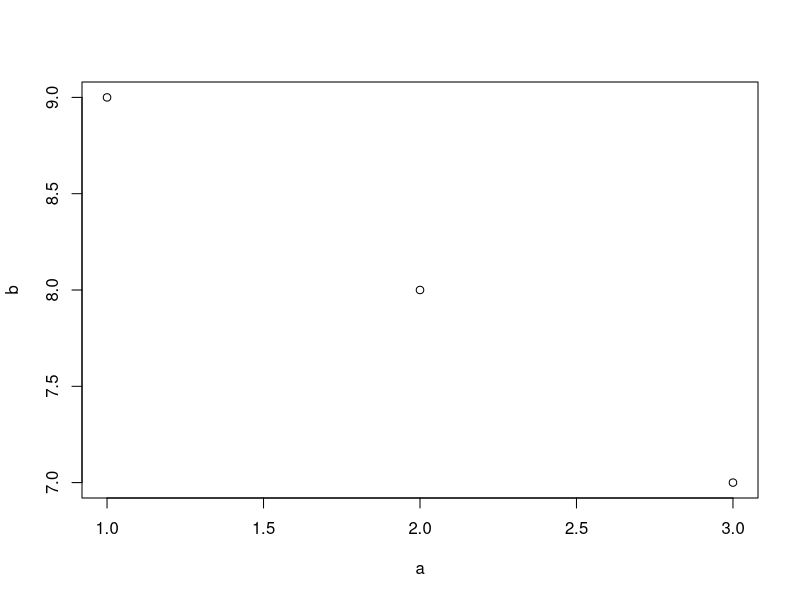
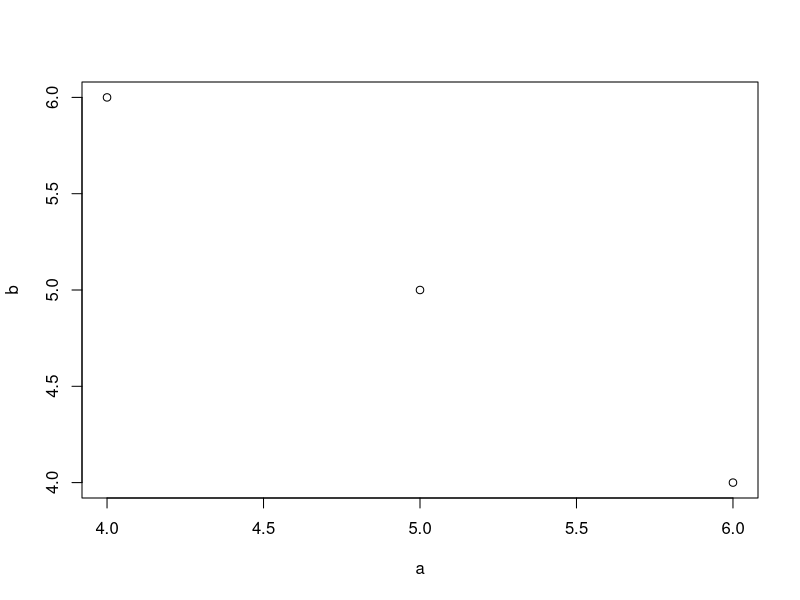
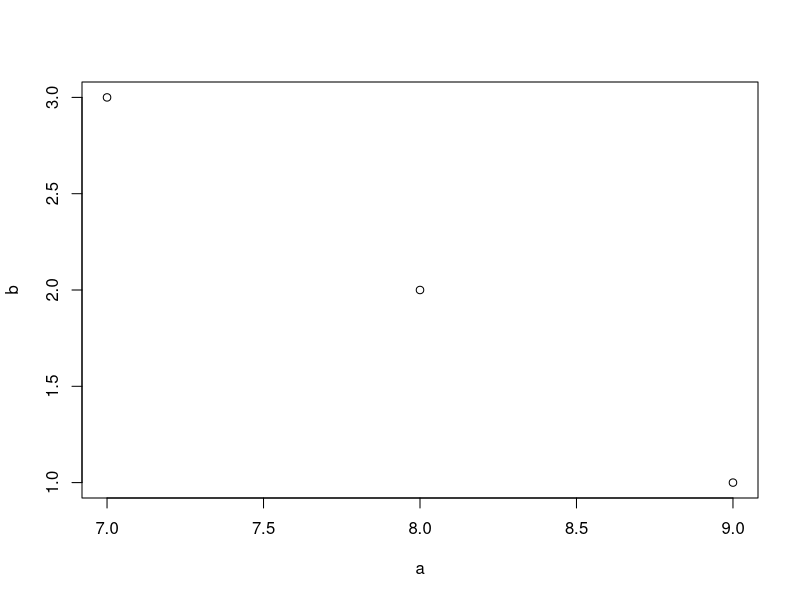

Reproduce these figures in R, in order.
## ---- chunk 1
library(data.table)
## ---- chunk 2
DF = data.frame(x=rep(c("b","a","c"),each=3), y=c(1,3,6), v=1:9)
DT = data.table(x=rep(c("b","a","c"),each=3), y=c(1,3,6), v=1:9)
DF
DT
identical(DF$a, DT$a) 
is.list(DF)
is.list(DT)
## ---- chunk 3
DT[2]                          # 提取第二行数据
DT[3:2]                        # 提取第三行和第二行数据
DT[order(x)]                   # 根据x升序对DT进行排序
DT[order(x), ]                 # 这样写也可以，不如上一行简洁
DT[y>2]                        # 提取所有y>2 的行
DT[y>2 & v>5]                 # 提取满足条件：y> 2 并且 v> 5的行
DT[!2:4]                      #提取除2, 3,4行外的其他行
DT[-(2:4)]                   #同上
## ---- chunk 4
DT[, v]                      #提取列名为v的该列所有值，返回一个向量
DT[, list(v)]                #提取列名为v的该列所有值，返回一个data.table
DT[, .(v)]                  #同上，.()是list()的缩写
DT[, sum(v)]                #列v所有值的和，返回一个向量
DT[, .(sum(v))]             #同上，返回一个data.table
DT[, .(sv=sum(v))]          #同上，但列被命名为sv
DT[, .(v, v*2)]             #返回一个data.table，包括两列：v和V2
## ---- chunk 5
DT[2:3, sum(v)]
DT[2:3, .(sum(v))]
DT[2:3, .(sv=sum(v))] 
DT[2:5, cat(v, "\n")]
## ---- chunk 6
DT[, 2]               #通过数字方式选择列，返回一个data.table
col_num = 2
DT[, ..col_num]       #..后跟随变量表示该变量名不是DT中的某一列，它存储的值为DT中的列名。
DT[["y"]]             #同DT[, y]，返回向量，但读取速度更快
## ---- chunk 7
DT[, sum(v), by=x]              #根据x进行分组，每组求v列的和
DT[, sum(v), keyby=x]           #同上，但输出结果根据x排序
DT[, sum(v), by=x][order(x)]    #同上，通过链式表达式操作
## ---- chunk 8
DT["a", on="x"] # 获取x列中值为a的所有行，跟DT[x == "a"]结果一致，但是对列x建立主键，二分法搜索，更快
DT["a", on=.(x)] #更加方便的形式，不用写双引号
DT[.("a"), on=.(x)] #同上
DT[x=="a"] #同上，然而针对单个==内部进行了优化，速度同上
DT[x!="b" | y!=3]  #没有进行优化，仍然采用向量扫描提取子集
DT[.("b", 3), on=c("x", "y")]  # 对两列x和y设置二级索引，利用二分法查找，速度快
DT[.("b", 3), on=.(x, y)]  #同上, .()代替
DT[.("b", 1:2), on=c("x", "y")]  #没有匹配返回NA，y中没有2，因此返回的v值为NA
DT[.("b", 1:2), on=c("x", "y"), nomatch = NULL] #没有匹配的行，不返回值
DT[.("b", 1:2), on=c("x", "y"), roll=Inf]   # 没有匹配，返回上一行值
DT[.("b", 1:2), on=.(x, y), roll=-Inf] #没有匹配，返回下一行值
DT["b", sum(v*y), on="x"]  # 对于所有x=="b"的行, 列v与y相乘，求和，注意返回的是向量
## ---- chunk 9
DT[x!="a", sum(v), by=x]  # 提取x不等于"a"的所有行，根据x进行分组，计算每一组v列数值之和
DT[!"a", sum(v), by=.EACHI, on="x"] # 同上，.EACHI 代表x列中每一类元素
DT[c("b","c"), sum(v), by=.EACHI, on="x"] #同上
DT[c("b","c"), sum(v), by=.EACHI, on=.(x)] #同上

## ---- chunk 10
X = data.table(x=c("c","b"), v=8:7, foo=c(4,2))  #创建一个新的数据集
X
DT[X, on="x"] # 把DT并入x，根据X中的x列，优先并入DT中其他列，X中的剩余列在最后，如果有跟DT重复的列名，加i.作为前缀；加i指明了这一列来自X
X[DT, on="x"] # 把X并入DT，根据DT中的x列，优先并入X中其他列，DT中的剩余列在最后，如果有跟X重复的列名，加i.作为前缀；加i指明了这一列来自DT，不匹配的用NA填充
X[DT, on="x", nomatch=NULL]  #屏蔽不匹配的行
DT[!X, on="x"]  #不合并数据集
DT[X, on=c(y="v")] #通过DT中的y列与X中的v列进行连接
DT[X, on="y==v"]  #同上
DT[X, on=.(y<=foo)] # 只要DT中y列的值小于等于X列中foo值，两行就连接在一起；注意再返回的结果，y列实际是X中foo列的值
DT[X, on="y<=foo"] #同上
DT[X, on=c("y<=foo")] #同上
DT[X, on=c("y>=foo")] #只要DT中y列的值大于等于X列中foo值，两行就连接在一起；注意再返回的结果，y列实际是X中foo列的值
DT[X, on=.(x, y<=foo)] #依据共有x列（即x==x）和y<=foo两个条件，把DT并入X中；
DT[X, .(x,y,x.y,v), on=.(x, y>=foo)] # 当X是一个data.table时，x.y 指的是DT中的y；i.x值得时X中的x
DT[X, on="x", mult="first"]  #返回每个组的第一行
DT[X, on="x", mult="last"] #返回每个组的最后一行
DT[X, sum(v), by=.EACHI, on="x"] #基于连接后数据集，依据x分组评估每个组的v列值之和
DT[X, sum(v)*foo, by=.EACHI, on="x"] #原理同上，依据x分组评估每个组的v列值之和与foo之积
DT[X, sum(y)*foo, on=.(x, v>=v), by=.EACHI]  #连接条件：DT与X中x列相等，DT中v列大于X中v列
DT[X, on=.(x)] 
DT[X, on=.(x, v>=v)]
## ---- chunk 11
kDT = copy(DT)  #深层拷贝
setkey(kDT,x)   # 设置主键为x列
setkeyv(kDT,"x") # 同上v表示向量
v = "x"
setkeyv(kDT, v) #同上
#key(kDT) <- v 已经废弃
haskey(kDT) #判断是否存在主键
key(kDT)  #列出主键
kDT["a"]  # 根据x==a进行过滤
kDT["a", on="x"]  #更明晰的写法
kDT[!"a", sum(v), by=.EACHI] #依据x列中元素分组（不包括"a"，每一组求v列值之和
setkey(kDT,x,y) #设置多列作为主键
setkeyv(kDT,c("x","y"))   #同上
kDT[.("a", 3:6)]  # 根据x和y列进行过滤
## ---- chunk 12
DT[.N]  #.N总行数。返回最后一行
DT[, .N] #返回总行数
DT[, .N, by=.(x)] #返回每一组行数
DT[, .SD, .SDcols = x:y]  #.SD表示选择的特定列，DT数据集中从x到y列之间的所有列，包括x和y
DT[, .SD, .SDcols = !x:y]   #选择特定的列，剔除DT数据集中从x到y列之间的所有列，包括x和y
DT[ , .SD, .SDcols = patterns('^[xv]')] # 通过模式匹配选择特定的列。返回列名中包括x或者v的数据集。可以模式匹配是个好东西！
DT[, .SD[1]] #返回第一行
DT[, .SD[1], by=x] #返回每一组中的第一行
DT[, c(.N, lapply(.SD, sum)), by=x] #根据x分组。获得每一个分组的行数，以及y和v列之和
DT[, .I[1], by=x] #定义每一行的顺序编号。每一组中第一行的顺序编号
DT[, grp := .GRP, by=x] #定义每一组顺序编号
DT
DT[, grp := .GRP, keyby=x] #x排好序，再定义组号
DT
X[, DT[.BY, y, on="v"], by=v] # .BY 接受v分组后两个值（8,7），对DT进行过滤，获取y值。返回一个data.table，其中v来自X，V1来自DT中的y。

## ---- chunk 13
DT[, z:=42L]  #通过reference 方式增加z列，值为42
DT
DT[, z:=NULL] #删除z列
DT["a", v:=42L, on="x"] #对列x中值为a的行，修改列v的值为42
DT["b", v2:=84L, on="x"] #对列x中值为b的行，修改列v的值为84
DT[, m:=mean(v), by=x][] #根据x分组，求每组v列均值，作为新列m
## ---- chunk 14
DT = data.table(
  x = rep(c("b", "a", "c"), each = 3),
  v = c(1, 1, 1, 2, 2, 1, 1, 2, 2),
  y = c(1, 3, 6),
  a = 1:9,
  b = 9:1
)
DT[, sum(v), by=.(y%%2)] # by中也可以指定表达式。 %%-余数，分组0和1
DT[, sum(v), by=.(bool = y%%2)] #同上，改变分组列名为bool
DT[, .SD[2], by=x] #获得每个分组的第二行
DT[, tail(.SD,2), by=x] #获得每个分组的最后两行
DT[, lapply(.SD, sum), by=x] #对每个分组，每一列求和
DT[, .SD[which.min(v)], by=x] #每个分组中v最小值多在行集合
DT[, list(MySum=sum(v),
           MyMin=min(v),
           MyMax=max(v)),
     by=.(x, y%%2)]       # 统计每个组合（x和y%%2）的v列和，最大和最小值
DT[, .(a = .(a), b = .(b)), by=x] #这个有意思,a和b列的属性是列表
DT[, .(seq = min(a):max(b)), by=x] # 返回的seq列值：b-1:9, a-4:6, c-7:3
DT[, sum(v), by=x][V1<20]  #根据x分组，对v求和，然后对新数据，筛选和小于20的行
DT[, sum(v), by=x][order(-V1)]  #对新数据集降序排列
DT[, c(.N, lapply(.SD,sum)), by=x]  #汇总每个分组的行数，每一列的和
DT[, {tmp <- mean(y);
       .(a = a-tmp, b = b-tmp)
     }, by=x] # 这个高级，可以自定义小函数
DT[, plot(a,b), by=x] # 也可以直接画图，牛
DT[, c(.(y=max(y)), lapply(.SD, min)), by=rleid(v), .SDcols=v:b] #这个也很复杂 rleid函数功能类似.GRP
